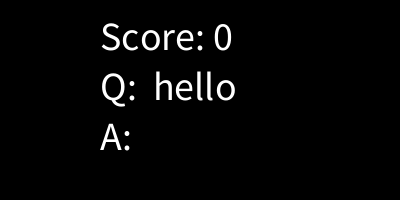
Frame 1 (no input)
Frame 60 (the mouse pressed at the canvas centre just before this capture): identical to frame 1, image omitted
Frame 120 (the mouse held since frame 60 and released just before this capture): identical to frame 1, image omitted

The Processing sketch that drew this single still picture (run headless with seeded random() and noise(); from frame 60 on, the mouse is pressed at the canvas centre):

// Processing sketch: week17_7
// ── week17_7.pde
void setup()
{
  size(400,200);
  textSize(40);
}

String line = "";
String []Q = { "hello" , "world" , "other" };
int Qi = 0; //第幾個Q  Q[i]  Q[0]  Q[1]  Q[2]... 

void draw()
{//每秒60次
  background(0);
  text("Score: " + score,100,50); //畫出score
  text( "Q:  "+Q[Qi],     100,100);
  text( "A:  "+line,  100,150);
}  

int score = 0; // 分數

void keyPressed()
{
  int len = line.length();
  if( key >= 'a' && key <= 'z' ) line = line + key; // 小寫
  if( key >= 'A' && key <= 'Z' ) line = line + key; // 大寫
  if( key == BACKSPACE && len > 0 ) line = line.substring(0,len-1); 
  if( key == ENTER ) // 算分數
  {
    if( line.equals(Q[Qi]) == true )
    {
      score++;
      Qi++; //換下一筆 Q[0] 變 Q[1]...
      line = "";
    }
  
    else  score--;
    
  }
}
